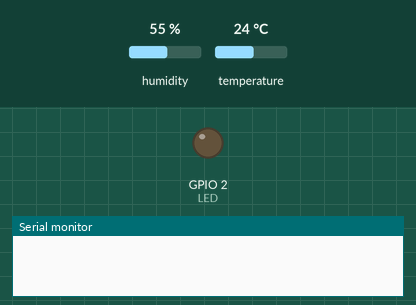
Simulated run of this sketch. Board: ESP8266 (NodeMCU). On the bench: output pins drawn as LEDs (lit = HIGH), the last lines printed to the serial monitor. The test bench sets the inputs (shaded band); at power-on: humidity 55 %, temperature 24 °C. WiFi joins after 1.5 s; servers stay silent unless stated; uploads are accepted with an empty reply.

Above: at 0.0 s.
At 4.8 s:
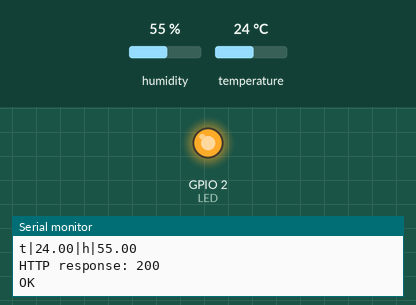
Timing chart, 0 to 6.3 s (numbered marks = the images above):
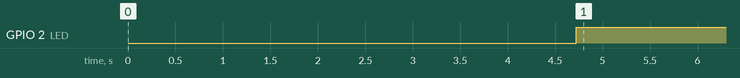

The sketch:

th_fiware.ino
```cpp
// (licence header left out)
#include <ESP8266WiFi.h>
#include <DNSServer.h>
#include <ESP8266WebServer.h>
#include <WiFiManager.h>         //https://github.com/tzapu/WiFiManager

#include "config.h"
#include "fiware.h"
#include "SparkFun_Si7021_Breakout_Library.h"

// LED pin
#define LED  2

// Wifi managerapp
WiFiManager wifiManager;
const char wmPassword[] = "respira";

// Device MAC address
char deviceMac[16];

// Description string
char deviceId[32];

// FIWARE object
FIWARE fiware(FIWARE_SERVER, FIWARE_UL_PORT, FIWARE_APIKEY, APP_NAME);

// Sensor object
Weather si7021;

// Time of last transmission in msec
uint32_t lastTxTime = 0;


/**
 * transmit
 *
 * Build UL string and transmit to FIWARE IoT agent
 *
 * @return true in case of sucess
 */
bool transmit(void)
{
  char txBuf[64];

  // Read sensor
  float temperature = si7021.getTemp();
  float humidity = si7021.getRH();

  // Preparing UL frame
  sprintf(txBuf, "t|%.2f|h|%.2f",
    temperature,
    humidity
  );

  Serial.println(txBuf);

  return fiware.send(deviceId, txBuf);
}

/**
 * Main setup function
 */
void setup()
{
  // Let the power supply stabilize
  delay(3000);

  // Setup UART
  Serial.begin(115200);
  Serial.println();

  // Config LED pin
  pinMode(LED, OUTPUT);
  digitalWrite(LED, HIGH);

  // Get MAC
  WiFi.begin();
  uint8_t mac[6];
  WiFi.macAddress(mac);
  sprintf(deviceMac, "%02X%02X%02X%02X%02X%02X", mac[0], mac[1], mac[2], mac[3], mac[4], mac[5]);

  // Device ID
  sprintf(deviceId, "%s_%s", APP_NAME, deviceMac);

  Serial.print("Device ID:"); Serial.println(deviceId);
  Serial.print("API Key: "); Serial.println(FIWARE_APIKEY);

  digitalWrite(LED, LOW);

  // WiFi Manager timeout
  wifiManager.setConfigPortalTimeout(300);

  // WiFi Manager autoconnect
  if (!wifiManager.autoConnect(deviceId))
  {
    Serial.println("failed to connect and hit timeout");
    ESP.restart();
    delay(1000);
  }
  else
  {
    Serial.println("");
    Serial.print("MAC address: ");
    Serial.println(deviceMac);
    Serial.print("IP address: ");
    Serial.println(WiFi.localIP());
  }

  // Initialize sensor
  si7021.begin();

  digitalWrite(LED, HIGH);
}

/**
 * Endless loop
 */
void loop()
{
  if (!lastTxTime || ((millis() - lastTxTime) >= TX_INTERVAL))
  {
    digitalWrite(LED, LOW);

    Serial.println("Transmitting UL frame");
    if (transmit())
    {
      Serial.println("OK");
      lastTxTime = millis();
    }

    digitalWrite(LED, HIGH);
  }
}
```

fiware.h
```cpp
// (licence header left out)
#ifndef _FIWARE_H
#define _FIWARE_H

#include <stdarg.h>
#include <Arduino.h>
#include <ESP8266HTTPClient.h>

#define FIWARE_SERVER_STRING_MAXLEN    32


class FIWARE
{
  private:
    /**
     * FIWARE server URL
     */
    char server[FIWARE_SERVER_STRING_MAXLEN];

    /**
     * FIWARE UltraLight API port
     */
    uint16_t ulPort;

    /**
     * Type of device
     */
    char deviceType[FIWARE_SERVER_STRING_MAXLEN];

    /**
     * Ultralight IoT agent API key
     */
    char apiKey[FIWARE_SERVER_STRING_MAXLEN];

  public:
    /**
     * Class constructor
     *
     * @param fiwareServer FIWARE server URL or IP address
     * @param ulP Port for UltraLight API
     * @param apiK UltraLight API key
     * @param devType Device type
     */
    inline FIWARE(const char *fiwareServer, const uint16_t ulP, const char *apiK, const char* devType)
    {
      strcpy(server, fiwareServer);
      ulPort = ulP;
      strcpy(apiKey, apiK);
      strcpy(deviceType, devType);
    }

    /**
     * send
     *
     * Send attribute value
     *
     * @param entity Entity name
     * @param attributes Attributes following UltraLight format (attr1|val1#attr1|val2...)
     *
     * @return True in case of success. Return false otherwise
     */
    inline bool send(char *entity, char *attributes)
    {
      HTTPClient http;

      bool ret = false;

      // Make a HTTP request:
      char url[128];
      sprintf(url, "http://%s:%d/iot/d?k=%s&i=%s&getCmd=1", server, ulPort, apiKey, entity);

      http.begin(url);
      http.addHeader("Content-Type", "text/plain");
      int httpCode = http.POST(attributes);

      Serial.print("HTTP response: ");
      Serial.println(httpCode);

      if (httpCode == HTTP_CODE_OK)
        ret = true;

      http.end();

      return ret;
    }
};
#endif
```

config.h
```cpp
// (licence header left out)
/**
 * Application name
 */
const char APP_NAME[] = "MYTHSENSOR";

/**
 * FIWARE settings
 */
const char FIWARE_SERVER[] = "calidadmedioambiental.org";

// UltraLight setings
const uint16_t FIWARE_UL_PORT = 80; // UltraLight port
const char FIWARE_APIKEY[] = "F0qS8OkPlh0fgwUCcXFnc8JLlu";

/**
 * Transmission interval in msec
 */
const uint32_t TX_INTERVAL = 300000; // 5 min
```

Measured:
- by itself, GPIO 2 (LED): LOW → HIGH at 4.7 s
